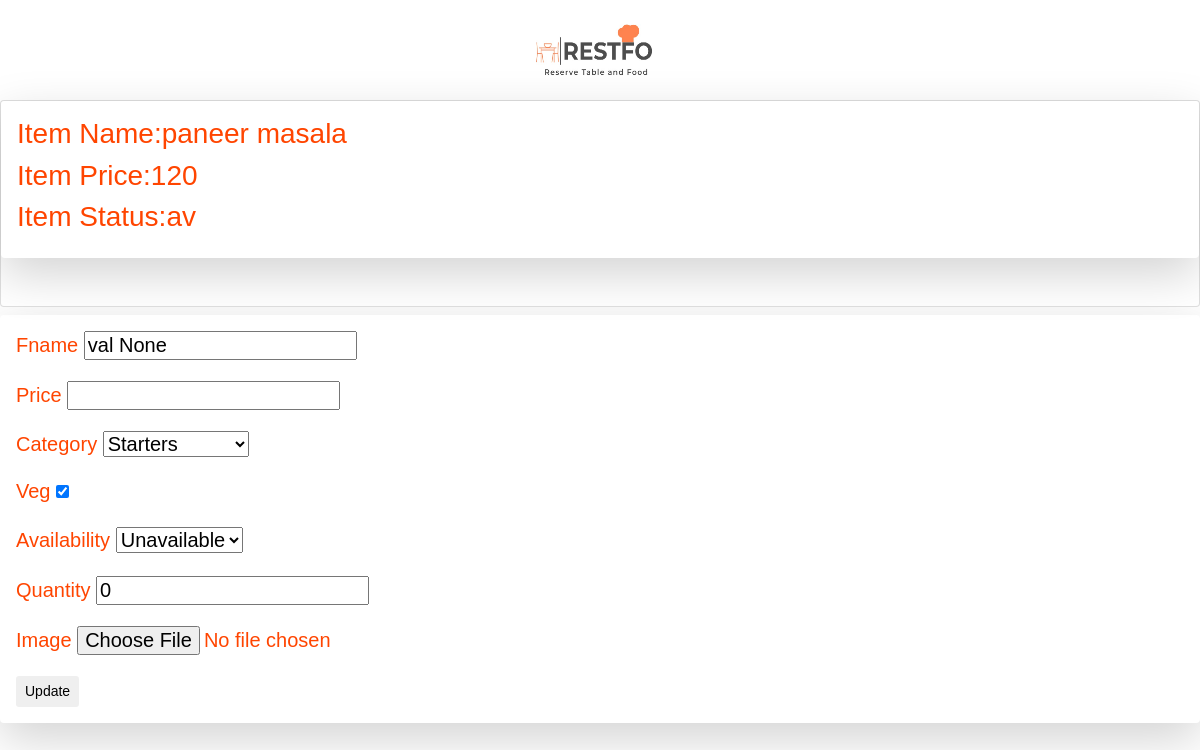
Page /menu_update/16 (signed in) on the committed database.
### menu/models.py (models this page shows, shortened)
class Menu(models.Model):
    food_type = [('Starters','Starters'),('Main Course','Main Course'),
    ('Indian Breads','Indian Breads'),('Snacks','Snacks'),('Deserts','Deserts'),('Ice Creams','Ice Creams')]
    status=[('unav','Unavailable'),('av','Available')]
    id 		 = models.AutoField(primary_key=True)
    fname 		= models.CharField(max_length=30,blank=False,default='val None')
    r_id     = models.ForeignKey(Restaurant,on_delete=models.CASCADE)
    price    = models.IntegerField(blank=False)
    category 	= models.CharField(max_length=50,blank=False,choices=food_type,default='val None')
    veg         = models.BooleanField(default=True)
    availability = models.CharField(max_length=15,default='Unavailable',choices=status)
    quantity = models.IntegerField(blank=False,default=0)
    Image = models.ImageField(default='/menuimg/default.jpg', upload_to='media')
    rating =  models.IntegerField(blank=False,default=0)
    no_of_rated = models.IntegerField(blank=False,default=0)

### menu/views.py (the view)
# urls.py: path('menu_update/<str:menuid>',views.update,name='menu_update'),
@login_required
def update(request,menuid):
    item = Menu.objects.get(id=menuid)
    if request.method == 'POST':
        form = MenuForm(request.POST,request.FILES)
        print(request.POST.get('status'))
        if form.is_valid():
            instance = Menu.objects.get(id=menuid)
            instance.fname = form.cleaned_data.get('fname')
            instance.price = form.cleaned_data.get('price')
            instance.category = form.cleaned_data.get('category')
            instance.availability  = form.cleaned_data.get('availability')
            instance.quantity = form.cleaned_data.get('quantity')
            instance.Image = form.cleaned_data.get('Image')
            instance.save()
            return redirect('menu_view')
    else:
        form = MenuForm()
    return render(request,'menu/menu_update.html',context={'form':form,'item':item})

### menu/forms.py
class MenuForm(ModelForm):
    class Meta:
        model = Menu
        fields = ['fname','price','category','veg','availability','quantity','Image']

### menu/templates/menu/menu_update.html (shortened to what this page needs)
<!doctype html>
<html lang="en">
  <head>
    <link rel="stylesheet" href="https://stackpath.bootstrapcdn.com/bootstrap/4.1.3/css/bootstrap.min.css">
  </head>
  <body>
    {% load static %}
    <div class="d-flex justify-content-center">
      <img src="{% static 'restafo_logo.jpeg' %}" alt="My image" height="100px" width="150px"/>
    </div>
         <div class="card mb-2"  >
            <div class="shadow-lg p-3 mb-5 bg-white rounded">
                <h3>Item Name:{{item.fname}}</h3>
                <h3>Item Price:{{item.price}}</h3>
                <h3>Item Status:{{item.availability}}</h3>
           </div>
        </div>
  <div class="shadow-lg p-3 mb-5 bg-white rounded">
    {% load crispy_forms_tags %}
    <form action="" method="post" enctype="multipart/form-data">
       {% for val in form %}
       <table>
        <div class="form-group">
            <label for="exampleInputPassword1"> {{ val.label}}</label>
            {{val}}
          </div>
        </table>
        {% endfor %}
        <input type="submit" value="Update" name="submit" class="btn-sm btn">
    </form>
 </div>
</body>
</html>

### menu/templates/menu/menu_update.html (style rules this page uses)
body { font: 20px Arial; color: orangered; }

### rows in the picture
Menu: fname "paneer masala", price "120", availability "av"

### other values in the picture
{{ val.label }} "Fname" "Price" "Category" "Veg" "Availability" "Quantity" "Image"
